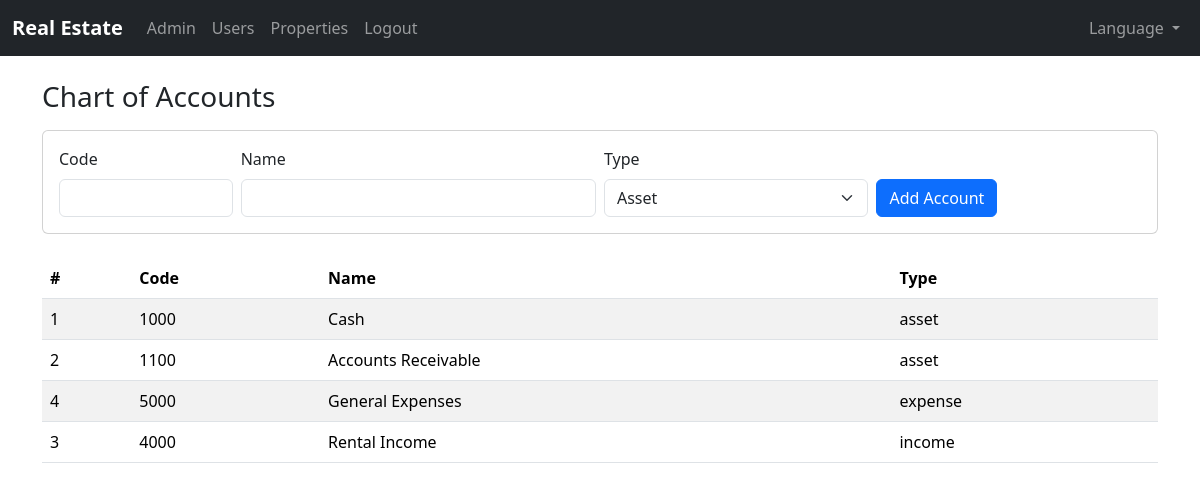
The page /accountant/accounts (signed in) on the database its author committed.
### app/models.py (models this page shows, shortened)
class TimestampMixin:
    created_at = db.Column(db.DateTime, default=datetime.utcnow, nullable=False)
    updated_at = db.Column(db.DateTime, default=datetime.utcnow, onupdate=datetime.utcnow)

class Account(db.Model, TimestampMixin):
    __tablename__ = "accounts"
    id = db.Column(db.Integer, primary_key=True)
    code = db.Column(db.String(32), unique=True, nullable=False, index=True)
    name = db.Column(db.String(200), nullable=False)
    type = db.Column(db.String(20), nullable=False, index=True)
    parent_id = db.Column(db.Integer, db.ForeignKey("accounts.id"), nullable=True)
    parent = db.relationship("Account", remote_side=[id], backref="children")

### app/accountant/routes.py (the view, shortened to what this page needs)
@accountant_bp.route("/accounts", methods=["GET", "POST"])
@login_required
@accountant_required
def accounts():
    accounts = Account.query.order_by(Account.type.asc(), Account.code.asc()).all()
    return render_template("accountant/accounts.html", accounts=accounts)

### app/__init__.py (called while the page is built)
def select_locale():
    from flask import session, request
    lang = session.get("lang")
    if lang:
        return lang
    return request.accept_languages.best_match(Config.LANGUAGES.keys())

### app/accountant/routes.py (called while the page is built)
def accountant_required(func):
    from functools import wraps
    @wraps(func)
    def wrapper(*args, **kwargs):
        if not current_user.is_authenticated or not (current_user.is_accountant or current_user.is_admin):
            return abort(403)
        return func(*args, **kwargs)
    return wrapper

### app/models.py (called while the page is built)
    @property
    def is_admin(self) -> bool:
        return self.role == "admin"

    @property
    def is_accountant(self) -> bool:
        return self.role == "accountant"

### app/templates/accountant/accounts.html (shortened to what this page needs)
{% extends 'base.html' %}
{% block content %}
<h3 class="mb-3">{{ _('Chart of Accounts') }}</h3>
<div class="card mb-4">
  <div class="card-body">
    <form method="post" class="row gy-2 gx-2 align-items-end">
      <div class="col-md-2">
        <label class="form-label">{{ _('Code') }}</label>
        <input class="form-control" name="code" required />
      </div>
      <div class="col-md-4">
        <label class="form-label">{{ _('Name') }}</label>
        <input class="form-control" name="name" required />
      </div>
      <div class="col-md-3">
        <label class="form-label">{{ _('Type') }}</label>
        <select class="form-select" name="type" required>
          <option value="asset">{{ _('Asset') }}</option>
        </select>
      </div>
      <div class="col-md-3">
        <button class="btn btn-primary" type="submit">{{ _('Add Account') }}</button>
      </div>
    </form>
  </div>
</div>
<div class="table-responsive">
  <table class="table table-striped align-middle">
    <thead>
      <tr>
        <th>#</th>
        <th>{{ _('Code') }}</th>
        <th>{{ _('Name') }}</th>
        <th>{{ _('Type') }}</th>
      </tr>
    </thead>
    <tbody>
      {% for a in accounts %}
      <tr>
        <td>{{ a.id }}</td>
        <td>{{ a.code }}</td>
        <td>{{ a.name }}</td>
        <td>{{ a.type }}</td>
      </tr>
      {% else %}
      <tr><td colspan="4">{{ _('No data') }}</td></tr>
      {% endfor %}
    </tbody>
  </table>
</div>
{% endblock %}

### app/static/styles.css (style rules this page uses)
body { font-family: system-ui, -apple-system, Segoe UI, Roboto, "Helvetica Neue", Arial, "Noto Sans", "Liberation Sans", sans-serif; }

### rows shown on the page
Account: id "1", code "1000", name "Cash", type "asset"
Account: id "2", code "1100", name "Accounts Receivable", type "asset"
Account: id "4", code "5000", name "General Expenses", type "expense"
Account: id "3", code "4000", name "Rental Income", type "income"

### other values the page prints
form field type "Asset"
